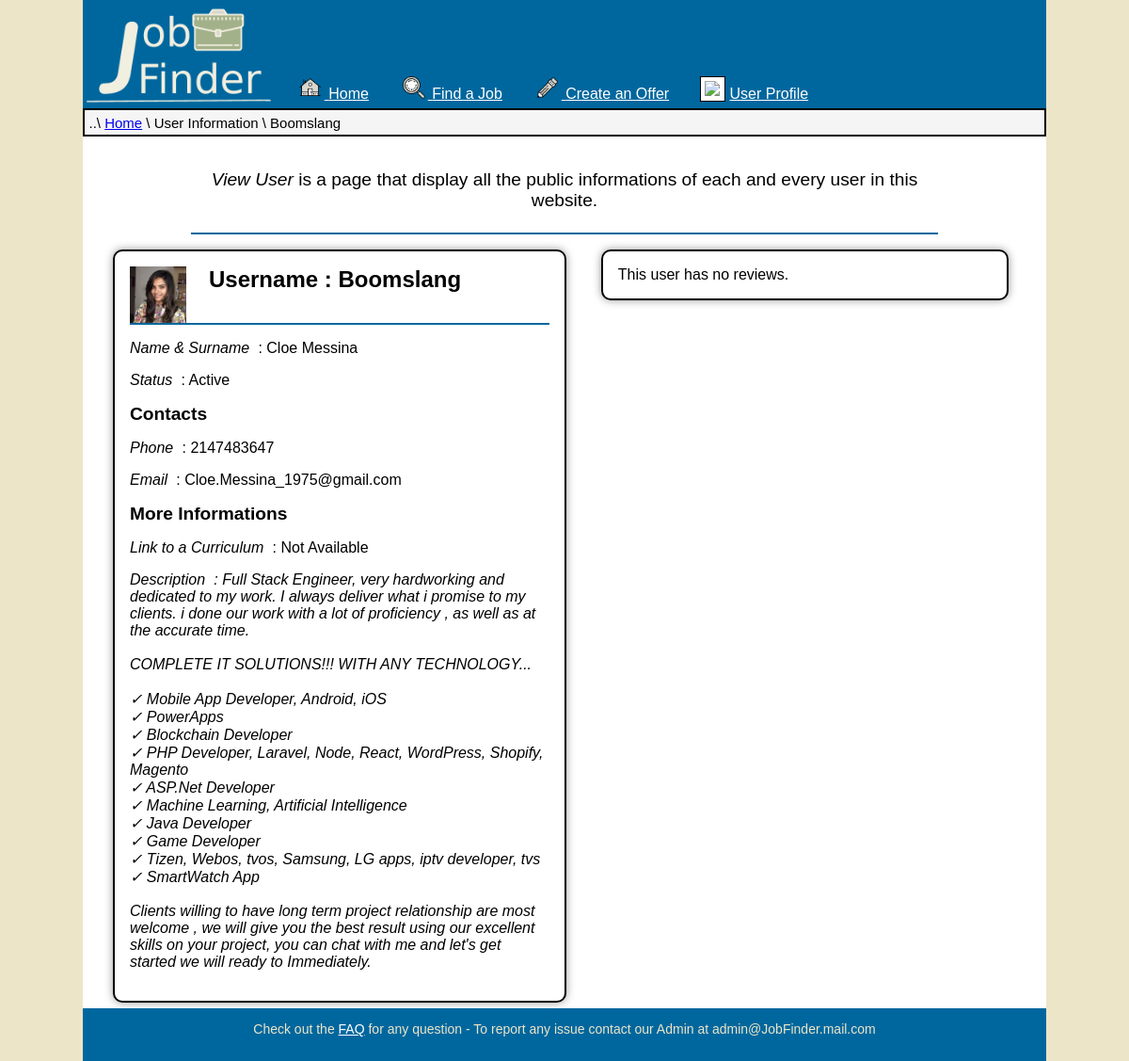
The app's page /PHP/ViewUser.php?Code_User=4 (signed in), older data.
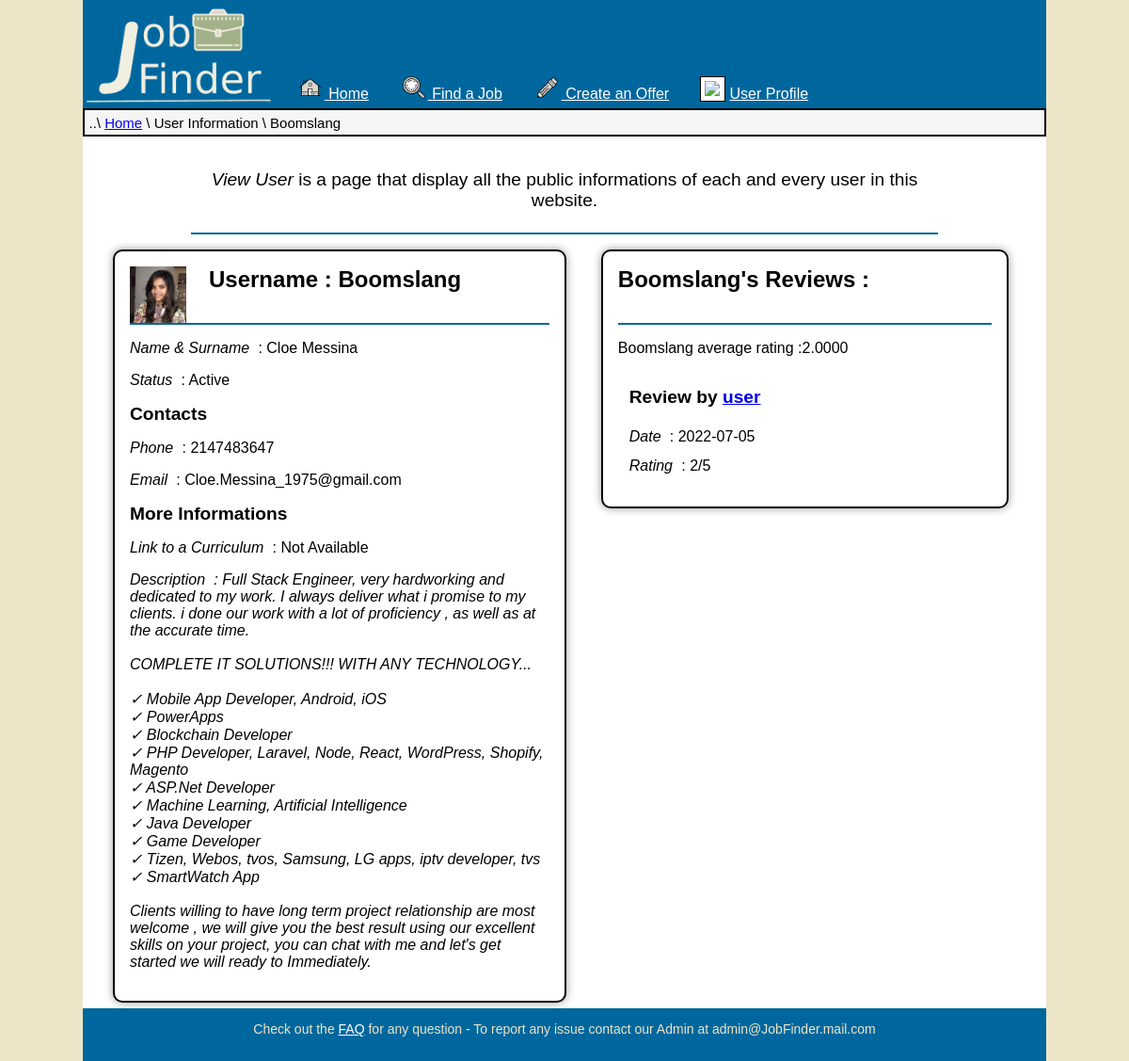
The same page, newer data.
### tables this page shows
CREATE TABLE `users` (
  `Code_user` int(10) UNSIGNED NOT NULL,
  `Status` enum('Active','Inactive','Banned') NOT NULL,
  `Name` varchar(64) NOT NULL,
  `Surname` varchar(64) NOT NULL,
  `Nickname` varchar(48) NOT NULL,
  `Birth` date NOT NULL,
  `Email` varchar(48) NOT NULL,
  `Nationality` varchar(56) NOT NULL,
  `City` varchar(45) NOT NULL,
  `Address` varchar(75) DEFAULT NULL,
  `Phone` int(11) DEFAULT NULL,
  `Picture` varchar(64) NOT NULL,
  `Curriculum` varchar(128) DEFAULT NULL,
  `Description` varchar(4096) NOT NULL,
  `Creation` date NOT NULL DEFAULT current_timestamp()
);

CREATE TABLE `reviews` (
  `Code_user` int(10) UNSIGNED NOT NULL,
  `Code_job` int(10) UNSIGNED NOT NULL,
  `Stars` int(1) UNSIGNED NOT NULL,
  `Comments` varchar(250) NOT NULL,
  `Date` date NOT NULL DEFAULT current_timestamp()
);

### PHP/DBAccess.php (called while the page is built, shortened)
<?php
class DBAccess {
	private $connection;
	public function openDBConnection(){
		$this->connection = mysqli_connect(DBAccess::HOST_DB, DBAccess::USERNAME, DBAccess::PASSWORD, DBAccess::DBNAME);
		if(!$this->connection){
			echo("connessione al DB fallita: ".mysqli_connect_errno());
			return false;
		}
		else
			return true;
	}
  public function getUser($id) {
    if(isset($id)) {
		$queryCall=mysqli_prepare($this->connection, 'SELECT * FROM users WHERE Code_user = ? LIMIT 1;');
		mysqli_stmt_bind_param($queryCall,'i',$id);
		mysqli_stmt_execute($queryCall);
		$queryResult = mysqli_stmt_get_result($queryCall);
		if(mysqli_num_rows($queryResult) == 0)
			return null;
		else
			return mysqli_fetch_assoc($queryResult);
} else
		return null;
  }
  public function getUserReview($id) {
    if(isset($id)) {
		$queryCall=mysqli_prepare($this->connection, 'SELECT AVG(Stars) AS AvgStar FROM reviews JOIN past_jobs ON reviews.Code_Job = past_jobs.Code_job WHERE Code_Winner =?;');
		mysqli_stmt_bind_param($queryCall,'i',$id);
		mysqli_stmt_execute($queryCall);
		$queryResult = mysqli_stmt_get_result($queryCall);
		return mysqli_fetch_assoc($queryResult);
    } else
		return null;
  }
  public function getUserReviewList($id,$number) {
    if(isset($id)) {
		$queryCall=mysqli_prepare($this->connection, 'SELECT P.Code_winner AS Winner, R.Code_user AS JobGiver, R.Stars , R.Comments, R.Date
						FROM reviews AS R JOIN past_jobs AS P WHERE R.Code_job = P.Code_job AND P.Code_winner = ?  ORDER BY R.Date DESC LIMIT ?;');
		mysqli_stmt_bind_param($queryCall,'ii',$id,$number);
		mysqli_stmt_execute($queryCall);
		$queryResult = mysqli_stmt_get_result($queryCall);
		if(mysqli_num_rows($queryResult) == 0)
			return null;
		else {
			$result=array();
			while ($tmp=mysqli_fetch_assoc($queryResult))
				array_push($result, $tmp);
			return $result;
		}
    } else
		return null;
  }
}
?>

### PHP/ViewUser.php (the view, shortened to what the changed rows need)
<?php
require_once 'DBAccess.php';
if(isset($_SESSION['user_Username']))
{
  $url = '..'. DIRECTORY_SEPARATOR .'HTML'. DIRECTORY_SEPARATOR .'ViewUser.html';
  $HTML = file_get_contents($url);
  $DBAccess = new DBAccess();
  $HTMLContent = '<li><a href="UserProfile.php">
  <img src="..'. DIRECTORY_SEPARATOR .'IMG'. DIRECTORY_SEPARATOR .'UsrPrfl'. DIRECTORY_SEPARATOR . $_SESSION['user_Icon'] .'" alt="Profile Picture" id="profilepic" class="icons">User Profile</a></li>';
  $HTML = str_replace('<subpage/>',$HTMLContent,$HTML);
  if($_GET['Code_User']) {
    $index = filter_var($_GET['Code_User'], FILTER_VALIDATE_INT);
    $row = $DBAccess->getUser($index);
    if($row) {
      $HTML = str_replace("{{ Nickname }}",trim($row["Nickname"]),$HTML);
      $HTML = str_replace("{{ Name }}",trim($row["Name"]),$HTML);
      $HTML = str_replace("{{ Surname }}",trim($row["Surname"]),$HTML);
      $HTML = str_replace("{{ Picture }}",trim($row["Picture"]),$HTML);
      $HTML = str_replace("{{ Status }}",trim($row["Status"]),$HTML);
      $HTML = str_replace("{{ Phone }}",($row["Phone"] ? trim($row["Phone"]) : 'Not Available'),$HTML);
      $HTML = str_replace("{{ Email }}",trim($row["Email"]),$HTML);
	  if($row["Curriculum"])
		$HTML = str_replace("{{ Curriculum }}",'<a href="'.trim($row["Curriculum"]).'">'.trim($row["Curriculum"]).'</a>',$HTML);
	  else
		$HTML = str_replace("{{ Curriculum }}","Not Available",$HTML);
      $HTML = str_replace("{{ Description }}",$row["Description"]?trim($row["Description"]) : "Not Available",$HTML);
      $Review = $DBAccess->getUserReviewList($index,5);
      if($Review) {
        $content = '<div id="viewUserFeedBack" class="box"><div class="headchapter">
            <h1 class="chapter">'.trim($row["Nickname"]). '\'s Reviews : </h1></div>';
        $average = $DBAccess->getUserReview($index);
        $content .= '<p>'.trim($row["Nickname"]).' average rating :'.trim($average["AvgStar"]) .'</p>';
        foreach($Review as $R) {
          $User = $DBAccess->getUser(trim($R["JobGiver"]));
          $content .= '<div class="review">
            <h2 class="reviewTitle">Review by <a href="ViewUser.php?Code_User='.$User["Code_user"].'">'.$User["Nickname"].'</a></h2>
            <p class="star"><span>Date</span> : '.trim($R["Date"]) .'</p>
            <p class="date"><span>Rating</span> : '.trim($R["Stars"]).'/5 </p>
          </div>';
        }
      $content .= '</div>';
      $HTML = str_replace('<div id="viewUserFeedBack" class="box"></div>',$content,$HTML);
      }
      else {
        $content = '<div id="viewUserFeedBack" class="box">This user has no reviews.</div>';
        $HTML = str_replace('<div id="viewUserFeedBack" class="box"></div>',$content,$HTML);
      }
      $adminActions = '';
      if(isset($_SESSION['Admin']) && $_SESSION['Admin']==1)
      {
        $urlContent = '..'. DIRECTORY_SEPARATOR .'HTML'. DIRECTORY_SEPARATOR .'Elements'. DIRECTORY_SEPARATOR .'FormAdminUser.html';
        $adminActions .= file_get_contents($urlContent);
        $adminActions = str_replace('<code/>',$index, $adminActions);
        $adminActions = str_replace('{{Ban}}',trim($row["Status"])=='Banned'? 'Unban':'Ban',$adminActions);
        $adminActions = str_replace('<ban/>',trim($row["Status"])=='Banned'? 'unban_':'',$adminActions);
      }
      else {
        $adminActions .= '';
      }
      $HTML = str_replace('<admin/>',$adminActions,$HTML);
    }
    echo $HTML;
  }
  else {
    header("Location:Index.php");
  }
}
else
{
  $value = filter_var($_GET['Code_User'],FILTER_SANITIZE_NUMBER_INT);
  header("Location:Login.php?view=ViewUser&code=".$value);
}
?>

Row changes from the older to the newer data that the page shows:
now on this page (row unchanged): users: Nickname "Boomslang"
added reviews: Code_user.Nickname "user", Date "2022-07-05", Stars "2"
Text that changed along with them:
$average["AvgStar"]: (not shown) → "2.0000"
text no longer shown: "This user has no reviews."
text now shown: "' s Reviews : average rating :"
